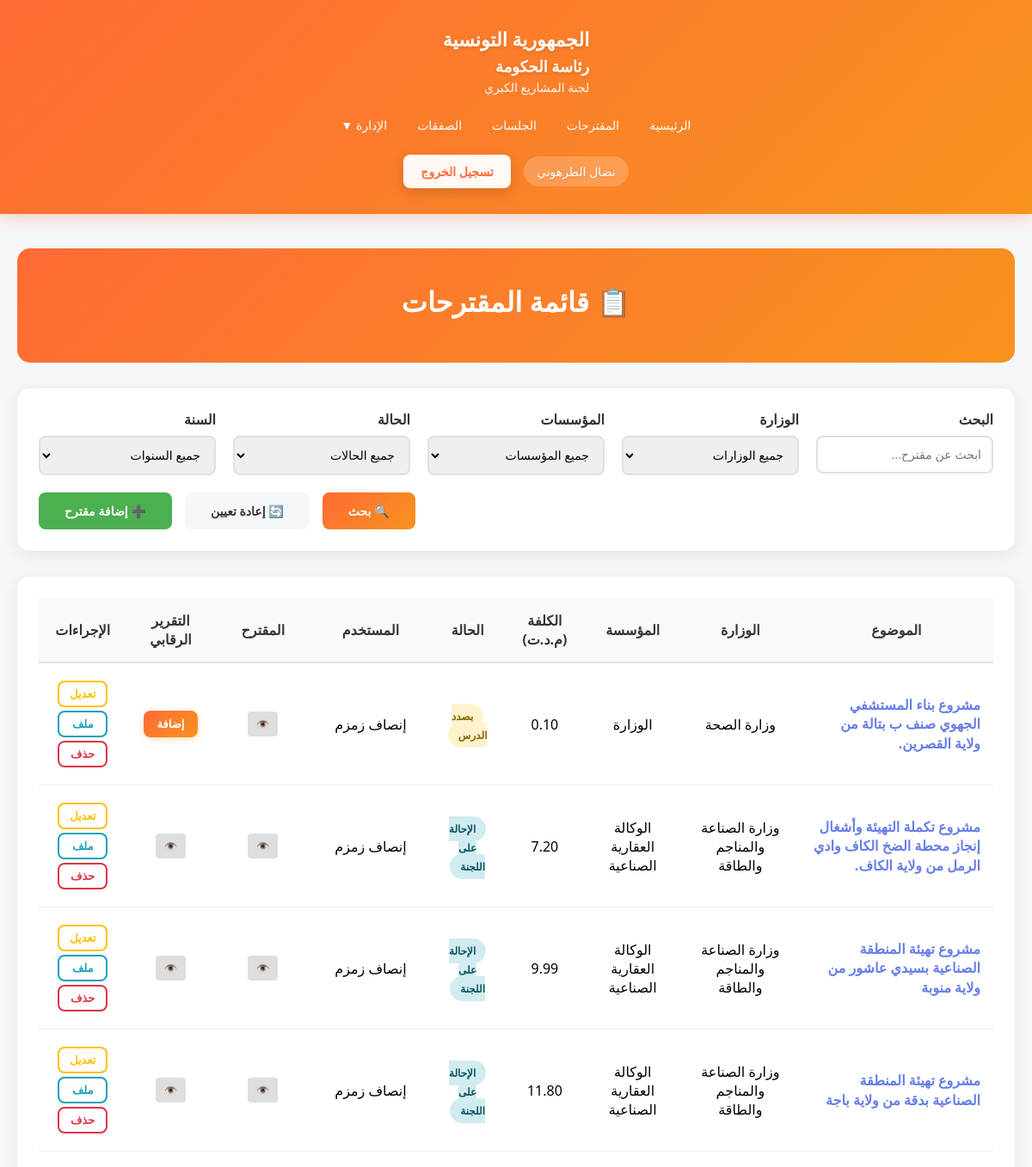
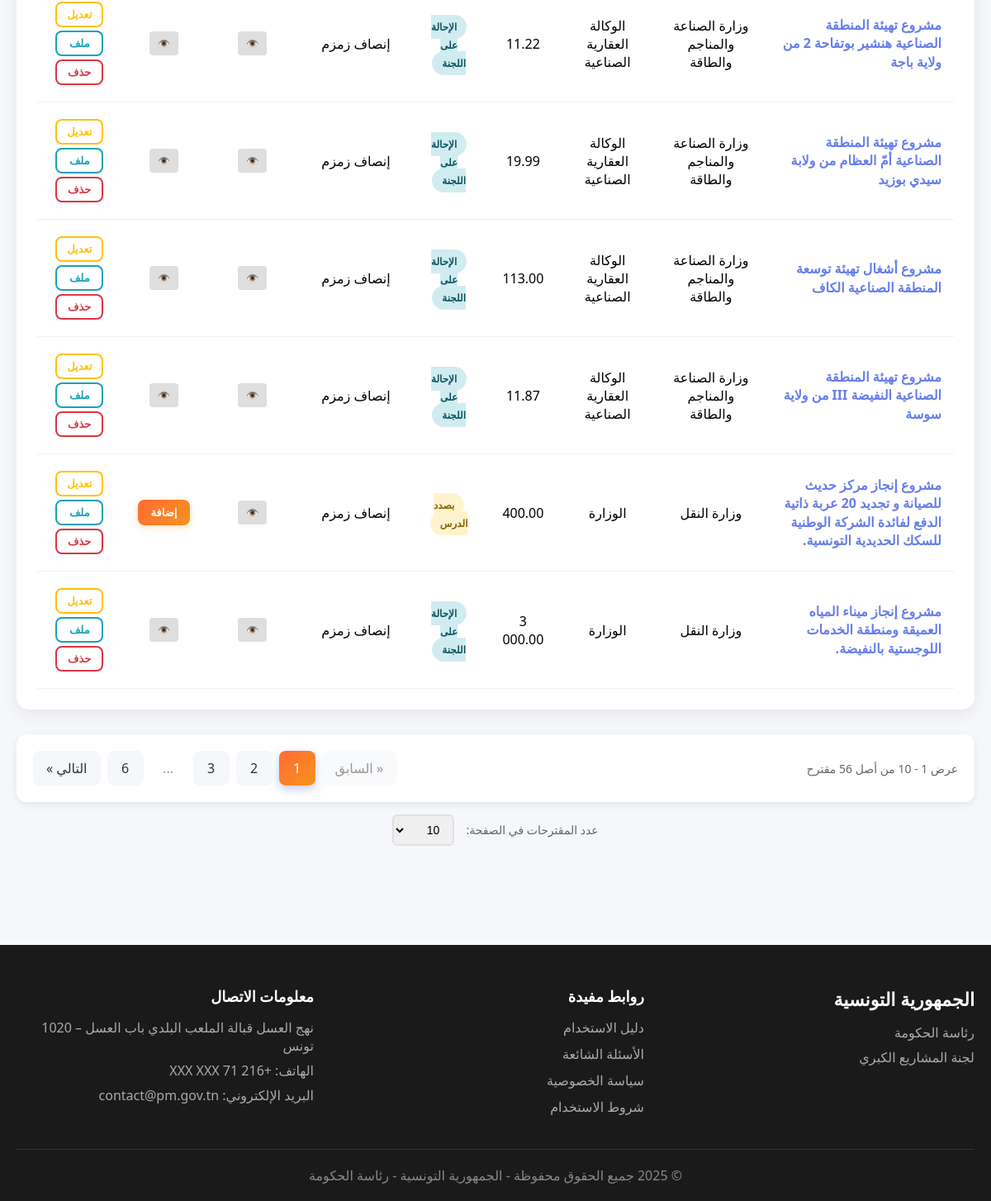
Page /Views/projets.php (signed in) on the committed database (2 pictures, top to bottom).
### tables this page shows
CREATE TABLE `projet` (
  `idPro` int(11) NOT NULL,
  `idMinistere` int(11) NOT NULL,
  `idEtab` int(11) NOT NULL,
  `sujet` varchar(400) NOT NULL,
  `dateArrive` date NOT NULL,
  `procedurePro` varchar(30) NOT NULL,
  `cout` float NOT NULL,
  `id_Gov` int(11) NOT NULL,
  `proposition` varchar(400) NOT NULL,
  `idUser` int(11) NOT NULL,
  `etat` int(11) NOT NULL,
  `dateCreation` datetime NOT NULL
);

CREATE TABLE `ministere` (
  `idMinistere` int(11) NOT NULL,
  `libMinistere` varchar(300) NOT NULL,
  `adresseMinistere` varchar(300) NOT NULL,
  `idGov` int(11) NOT NULL
);

CREATE TABLE `etablissement` (
  `idEtablissement` int(11) NOT NULL,
  `libEtablissement` varchar(300) NOT NULL,
  `adrEtablissement` varchar(300) NOT NULL,
  `idMinistere` int(11) NOT NULL,
  `idGouvernement` int(11) NOT NULL
);

CREATE TABLE `user` (
  `idUser` int(11) NOT NULL,
  `nomUser` varchar(200) NOT NULL,
  `emailUser` varchar(300) NOT NULL,
  `typeCpt` int(1) NOT NULL,
  `login` varchar(20) NOT NULL,
  `pw` varchar(255) NOT NULL
);

### Views/projets.php (the view, shortened to what the rows shown need)
<?php
    require_once '../Config/Permissions.php';
    $database = new Database();
    $db = $database->getConnection();
        $sql = "SELECT p.*, m.libMinistere, e.libEtablissement, u.nomUser,
                CASE
                    WHEN p.etat = 0 THEN 'بصدد الدرس'
                    WHEN p.etat = 1 THEN 'الإحالة على اللجنة'
                    WHEN p.etat = 2 THEN 'الموافقة'
                    WHEN p.etat = 3 THEN 'عدم الموافقة'
                    ELSE 'غير معروف'
                END as etatLib,
                (SELECT idDoc FROM document WHERE idPro = p.idPro AND type = 1 LIMIT 1) as docMuqtarahId,
                (SELECT cheminAcces FROM document WHERE idPro = p.idPro AND type = 1 LIMIT 1) as cheminAccesMuqtarah,
                (SELECT cheminAcces FROM document WHERE idPro = p.idPro AND type = 11 LIMIT 1) as cheminAccesTaqrir,
                (SELECT idDoc FROM document WHERE idPro = p.idPro AND type = 11 LIMIT 1) as docTaqrirId
                FROM projet p
                LEFT JOIN ministere m ON p.idMinistere = m.idMinistere
                LEFT JOIN etablissement e ON p.idEtab = e.idEtablissement
                LEFT JOIN user u ON p.idUser = u.idUser
                WHERE 1=1";
        $sql .= " ORDER BY p.dateCreation DESC";
        $stmt = $db->prepare($sql);
        $stmt->execute();
        $projets = $stmt->fetchAll(PDO::FETCH_ASSOC);
        $itemsPerPage = 10;
        $currentPage = isset($_GET['page']) ? max(1, intval($_GET['page'])) : 1;
        $offset = ($currentPage - 1) * $itemsPerPage;
        $sql = "SELECT p.*, m.libMinistere, e.libEtablissement, u.nomUser,
                CASE
                    WHEN p.etat = 0 THEN 'بصدد الدرس'
                    WHEN p.etat = 1 THEN 'الإحالة على اللجنة'
                    WHEN p.etat = 2 THEN 'الموافقة'
                    WHEN p.etat = 3 THEN 'عدم الموافقة'
                    ELSE 'غير معروف'
                END as etatLib,
                (SELECT idDoc FROM document WHERE idPro = p.idPro AND type = 1 LIMIT 1) as docMuqtarahId,
                (SELECT cheminAcces FROM document WHERE idPro = p.idPro AND type = 1 LIMIT 1) as cheminAccesMuqtarah,
                (SELECT cheminAcces FROM document WHERE idPro = p.idPro AND type = 11 LIMIT 1) as cheminAccesTaqrir,
                (SELECT idDoc FROM document WHERE idPro = p.idPro AND type = 11 LIMIT 1) as docTaqrirId
                FROM projet p
                LEFT JOIN ministere m ON p.idMinistere = m.idMinistere
                LEFT JOIN etablissement e ON p.idEtab = e.idEtablissement
                LEFT JOIN user u ON p.idUser = u.idUser
                WHERE 1=1";
        $sql .= Permissions::getProjectsWhereClause();
        $sql .= " ORDER BY p.dateCreation DESC LIMIT :limit OFFSET :offset";
        $stmt = $db->prepare($sql);
        $stmt->bindParam(':limit', $itemsPerPage, PDO::PARAM_INT);
        $stmt->bindParam(':offset', $offset, PDO::PARAM_INT);
        $stmt->execute();
        $projets = $stmt->fetchAll(PDO::FETCH_ASSOC);
?>
<!DOCTYPE html>
<html lang="ar" dir="rtl">
<head>
    <link rel="stylesheet" href="../assets/css/style.css">
</head>
<body>
    <?php include 'includes/header.php'; ?>
    <section class="content-section" style="padding: 40px 0;">
        <div class="container">
            <div class="admin-header">
                <h2>📋 قائمة المقترحات</h2>
            </div>
            <div class="projects-table">
                <?php if (count($projets) > 0): ?>
                    <table>
                        <thead>
                            <tr>
                                <th>الموضوع</th>
                                <th>الوزارة</th>
                                <th>المؤسسة</th>
                                <th>الكلفة (م.د.ت)</th>
                                <th>الحالة</th>
                                <th>المستخدم</th>
                                <th>المقترح</th>
                                <th>التقرير الرقابي</th>
                                <th>الإجراءات</th>
                            </tr>
                        </thead>
                        <tbody>
                            <?php foreach ($projets as $projet): ?>
                                <tr>
                                    <td style="text-align: right;">
                                        <a href="javascript:void(0)"
                                        onclick="openDetailsModal(<?php echo $projet['idPro']; ?>)"
                                        style="color: #667eea; text-decoration: none; font-weight: 600; cursor: pointer; transition: color 0.3s;"
                                        onmouseover="this.style.color='#764ba2'"
                                        onmouseout="this.style.color='#667eea'">
                                            <?php echo htmlspecialchars(substr($projet['sujet'], 0, 300)); ?>
                                        </a>
                                    </td>
                                    <td><?php echo htmlspecialchars($projet['libMinistere']); ?></td>
                                    <td><?php echo htmlspecialchars($projet['libEtablissement']); ?></td>
                                    <td><?php echo number_format($projet['cout'], 2, '.', ' '); ?></td>
                                    <td>
                                        <span class="badge <?php
                                            switch($projet['etat']) {
                                                case 0: echo 'badge-pending'; break;
                                                case 1: echo 'badge-processing'; break;
                                            }
                                        ?>">
                                            <?php echo $projet['etatLib']; ?>
                                        </span>
                                    </td>
                                    <td><?php echo htmlspecialchars($projet['nomUser']); ?></td>
                                    <td>
                                        <?php if ($projet['docMuqtarahId']): ?>
                                            <a href="<?php echo $projet['cheminAccesMuqtarah'];?>" target="_blank" class="btn-action"
                                                style="background: #dddeddff; color: white; padding: 6px 10px; border-radius: 6px; text-decoration: none; font-size: 12px; display: inline-flex; align-items: center; gap: 4px;">
                                               👁️
                                            </a>
                                        <?php else: ?>
                                            <span style="color: #dddeddff;">-</span>
                                        <?php endif; ?>
                                    </td>
                                    <td style="text-align: center;">
                                        <?php if (!empty($projet['cheminAccesTaqrir']) && $projet['docTaqrirId']): ?>
                                            <div style="display: flex; gap: 5px; justify-content: center; align-items: center;">
                                                <a href="<?php echo htmlspecialchars($projet['cheminAccesTaqrir']); ?>"
                                                target="_blank"
                                                class="btn-action"
                                                style="background: #dddeddff; color: white; padding: 6px 10px; border-radius: 6px; text-decoration: none; font-size: 12px; display: inline-flex; align-items: center; gap: 4px;"
                                                title="عرض التقرير الرقابي">
                                                    <span>👁️</span>
                                                </a>
                                            </div>
                                        <?php else: ?>
                                            <?php if (Permissions::canEditProjet($projet['idUser'])): ?>
                                                <button onclick="openTaqrirModal(<?php echo $projet['idPro']; ?>)"
                                                        class="btn-action"
                                                        style="background: linear-gradient(135deg, #FF6B35 0%, #F7931E 100%); color: white; border: none; padding: 8px 16px; border-radius: 8px; cursor: pointer; font-size: 13px; font-weight: 600; box-shadow: 0 2px 8px rgba(255,152,0,0.3); transition: all 0.3s; display: inline-flex; align-items: center; gap: 6px;"
                                                        onmouseover="this.style.transform='translateY(-2px)'; this.style.boxShadow='0 4px 12px rgba(255,152,0,0.4)'"
                                                        onmouseout="this.style.transform='translateY(0)'; this.style.boxShadow='0 2px 8px rgba(255,152,0,0.3)'"
                                                        title="إضافة التقرير الرقابي">
                                                    <span>إضافة</span>
                                                </button>
                                            <?php else: ?>
                                                <span style="color: #999; font-size: 14px;">لا يوجد</span>
                                            <?php endif; ?>
                                        <?php endif; ?>
                                    </td>
                                    <td>
                                        <div class="actions-container">
                                            <?php if (Permissions::canEditProjet($projet['idUser'])): ?>
                                                <button onclick="openEditModal(<?php echo $projet['idPro']; ?>)"
                                                        class="btn-action btn-edit"
                                                        title="تعديل المقترح">
                                                        تعديل
                                                </button>
                                                <button onclick="openAddFileModal(<?php echo $projet['idPro']; ?>)"
                                                        class="btn-action btn-add-file"
                                                        title="إضافة ملف جديد">
                                                    ملف
                                                </button>
                                            <?php endif; ?>
                                            <?php if (Permissions::canDeleteProjet($projet['idUser'])): ?>
                                                <button onclick="confirmDelete(<?php echo $projet['idPro']; ?>)"
                                                        class="btn-action btn-delete"
                                                        title="حذف المقترح">
                                                    حذف
                                                </button>
                                            <?php endif; ?>
                                        </div>
                                    </td>
                                </tr>
                            <?php endforeach; ?>
                        </tbody>
                    </table>
                <?php else: ?>
                    <p style="text-align: center; padding: 40px; color: #666;">لا توجد مقترحات</p>
                <?php endif; ?>
            </div>
        </div>
    </section>
</body>
</html>

### rows in the picture
projet: sujet "مشروع بناء المستشفي الجهوي صنف ب بتالة من ولاية القصرين.", idMinistere.libMinistere "وزارة الصحة", idEtab.libEtablissement "الوزارة", cout "0.10", etatLib "بصدد الدرس", idUser.nomUser "إنصاف زمزم"
projet: sujet "مشروع تكملة التهيئة وأشغال إنجاز محطة الضخ الكاف وادي الرمل من ولاية الكاف.", idMinistere.libMinistere "وزارة الصناعة والمناجم والطاقة", idEtab.libEtablissement "الوكالة العقارية الصناعية", cout "7.20", etatLib "الإحالة على اللجنة", idUser.nomUser "إنصاف زمزم"
projet: sujet "مشروع تهيئة المنطقة الصناعية بسيدي عاشور من ولاية منوبة", idMinistere.libMinistere "وزارة الصناعة والمناجم والطاقة", idEtab.libEtablissement "الوكالة العقارية الصناعية", cout "9.99", etatLib "الإحالة على اللجنة", idUser.nomUser "إنصاف زمزم"
projet: sujet "مشروع تهيئة المنطقة الصناعية بدقة من ولاية باجة", idMinistere.libMinistere "وزارة الصناعة والمناجم والطاقة", idEtab.libEtablissement "الوكالة العقارية الصناعية", cout "11.80", etatLib "الإحالة على اللجنة", idUser.nomUser "إنصاف زمزم"
projet: sujet "مشروع تهيئة المنطقة الصناعية هنشير بوتفاحة 2 من ولاية باجة", idMinistere.libMinistere "وزارة الصناعة والمناجم والطاقة", idEtab.libEtablissement "الوكالة العقارية الصناعية", cout "11.22", etatLib "الإحالة على اللجنة", idUser.nomUser "إنصاف زمزم"
projet: sujet "مشروع تهيئة المنطقة الصناعية أمّ العظام من ولابة سيدي بوزيد", idMinistere.libMinistere "وزارة الصناعة والمناجم والطاقة", idEtab.libEtablissement "الوكالة العقارية الصناعية", cout "19.99", etatLib "الإحالة على اللجنة", idUser.nomUser "إنصاف زمزم"
projet: sujet "مشروع أشغال تهيئة توسعة المنطقة الصناعية الكاف", idMinistere.libMinistere "وزارة الصناعة والمناجم والطاقة", idEtab.libEtablissement "الوكالة العقارية الصناعية", cout "113.00", etatLib "الإحالة على اللجنة", idUser.nomUser "إنصاف زمزم"
projet: sujet "مشروع تهيئة المنطقة الصناعية النفيضة III من ولاية سوسة", idMinistere.libMinistere "وزارة الصناعة والمناجم والطاقة", idEtab.libEtablissement "الوكالة العقارية الصناعية", cout "11.87", etatLib "الإحالة على اللجنة", idUser.nomUser "إنصاف زمزم"
projet: sujet "مشروع إنجاز مركز حديث للصيانة و تجديد 20 عربة ذاتية الدفع لفائدة الشركة الوطنية للسكك الحديدية التونسية.", idMinistere.libMinistere "وزارة النقل", idEtab.libEtablissement "الوزارة", cout "400.00", etatLib "بصدد الدرس", idUser.nomUser "إنصاف زمزم"
projet: sujet "مشروع إنجاز ميناء المياه العميقة ومنطقة الخدمات اللوجستية بالنفيضة.", idMinistere.libMinistere "وزارة النقل", idEtab.libEtablissement "الوزارة", cout "3 000.00", etatLib "الإحالة على اللجنة", idUser.nomUser "إنصاف زمزم"

### other values in the picture
$_SESSION['user_name'] "نضال الطرهوني"
$totalPages "6"
